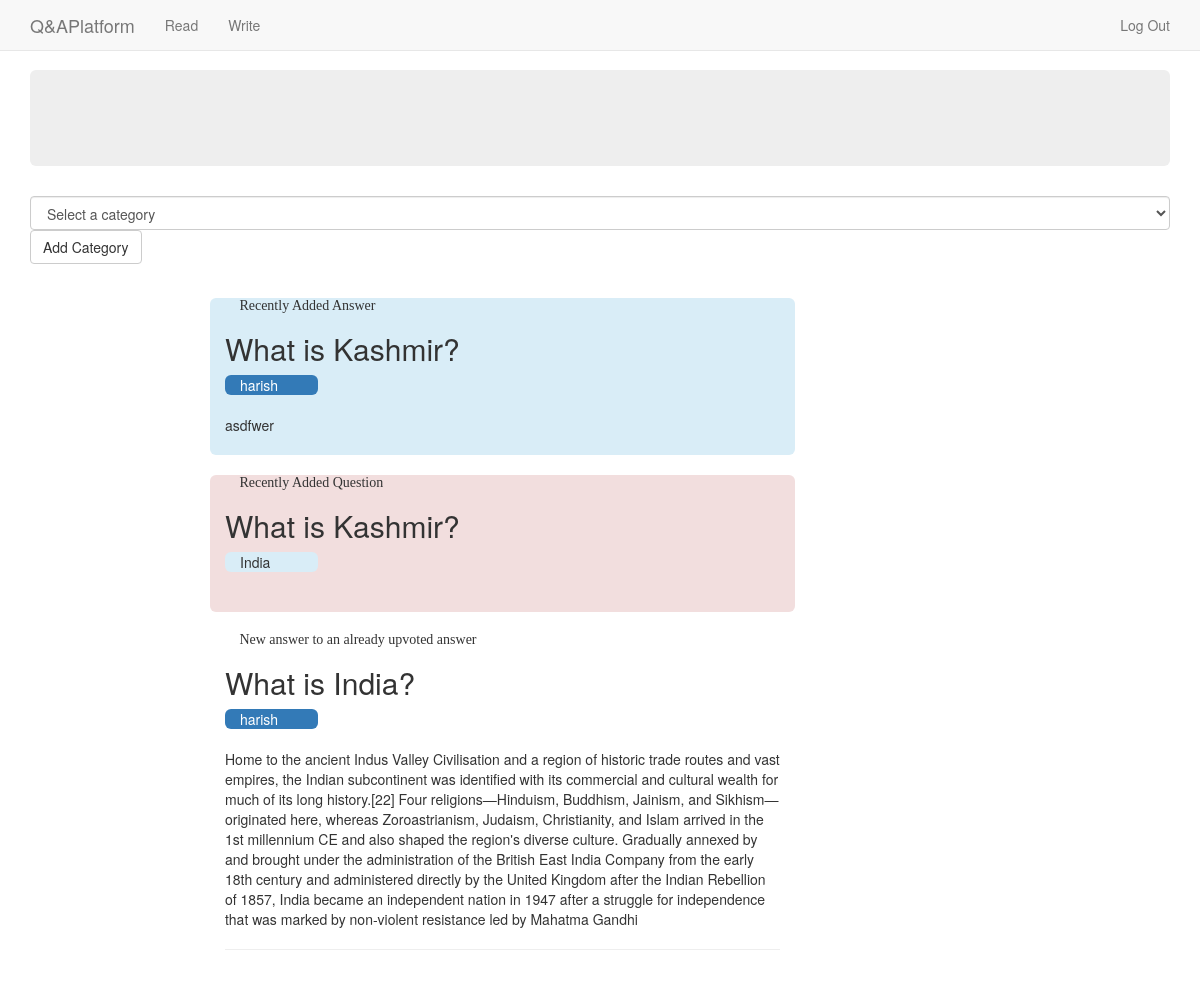
The page /read/ (signed in) on the database its author committed.
### QA/models.py (models this page shows, shortened)
class Answer(models.Model):
	answer_text = models.TextField(blank=False,null=True)
	timestamp = models.DateTimeField(auto_now_add=True, auto_now=False)
	question = models.ForeignKey(Question)
	author = models.ForeignKey(User)
	upvotes = models.IntegerField(default=0)
	faculty_upvote = models.IntegerField(default=0)
	verify = models.BooleanField(default=False)
	def __unicode__(self):
		return self.answer_text

class Question(models.Model):
	question_text = models.TextField(blank=False,null=True)
	upload = models.FileField(upload_to='uploads/%Y/%m/%d/',blank=True,null=True) #if null is true then NULL is set if no value
	timestamp = models.DateTimeField(auto_now_add=True, auto_now=False)# but in forms, set blank=True,form can be left.
	category1 = models.ForeignKey(Categories,blank=True,null=True,related_name='category1')
	category2 = models.ForeignKey(Categories,blank=True,null=True,related_name='category2')
	category3 = models.ForeignKey(Categories,blank=True,null=True,related_name='category3')
	category4 = models.ForeignKey(Categories,blank=True,null=True,related_name='category4')
	def __unicode__(self):
		return self.question_text

class Categories(models.Model):
	categories = models.CharField(max_length=120, blank=False,null=False)

### QA/views.py (the view)
# urls.py: url(r'^read/$', 'QA.views.read' ,name='read'),
def read(request):
	question_id = 2
	answer_id = 2
	answer = Answer.objects.get(pk = answer_id)
	Cuser = Customuser.objects.get(username=request.user.username)
	print Cuser
	c=Categories.objects.all()
	if request.POST:
		if Cuser.category is None:
			a = []
			a.append(int(request.POST.get("category","")))
		else:
			a = ast.literal_eval(Cuser.category)
			b = []
			b.append(int(request.POST.get("category","")))
			a= list(set(a)|set(b))
		Cuser.category = str(a)
		Cuser.save()
	if Cuser.category != None:
		categorylistofuser = ast.literal_eval(Cuser.category)
	else :
		categorylistofuser = []
	Qobjects = []
	for i in categorylistofuser:
		Qobjects += (Question.objects.filter(Q(Q(category1=i) |Q(category2=i)|Q(category3=i)|Q(category4=i))))
	Aobjects = []
	for i in Qobjects:
		Aobjects += Answer.objects.filter(question=i)
	LatestAobjects = []
	onesecond = timedelta(seconds=1)
	for i in Aobjects:
		if (i.timestamp-Cuser.last_login) > onesecond:
			LatestAobjects.append(i)
	print LatestAobjects
	print "Latest Questions"
	LatestQobjects = []
	for i in Qobjects:
		if (i.timestamp-Cuser.last_login) > onesecond:
			LatestQobjects.append(i)
	print LatestQobjects
	print "Latest new Answers in upvoted answer's question"
	Uobjects = Upvote.objects.filter(upvoted_user=Cuser)
	QofUobjects = []
	AofUobjects = []
	for i in Uobjects:
		QofUobjects.append(i.question)
		AofUobjects.append(i.answer)
	print QofUobjects
	othersAofUobjects = []
	otherAofUobjects  = []
	for i in QofUobjects:
		otherAofUobjects += Answer.objects.filter(question=i)
	for i in otherAofUobjects:
		if i not in AofUobjects:
			 othersAofUobjects.append(i)
	print othersAofUobjects
	LatestothersAofUobjects = []
	onesecond = timedelta(seconds=1)
	for i in othersAofUobjects:
		if (i.timestamp-Cuser.last_login) > onesecond:
			LatestothersAofUobjects.append(i)
	print LatestothersAofUobjects
	return render(request,'read.html',{"LatestAobjectslist":LatestAobjects,"LatestQobjectslist":LatestQobjects,
		"LatestothersAofUobjectslist":LatestothersAofUobjects,"categorylist":c})

### broadcasts/context_processors.py (called while the page is built)
def broadcast_message(request):
    return {"broadcast_message": BroadcastMessage.objects.latest()}

### broadcasts/managers.py (called while the page is built)
    def active(self):
        return super(BroadcastManager, self).filter(is_published=True)

    def current(self):
        return self.active().filter(end_time__gte=datetime.now()).filter(
            Q(Q(start_time__lte=datetime.now()) | Q(start_time=None)))

    def latest(self):
        try:
            return self.current().order_by("end_time")[0]
        except IndexError:
            return None

### QA/templates/read.html (shortened to what this page needs)
{% extends 'base.html' %}
{% load crispy_forms_tags %}
{% block read_container %}
<div class="container">
    <form action="" method="POST">{% csrf_token %}
        <select class="select form-control" id="id_category" name="category">
            <option value="0" selected="selected">Select a category</option>
        </select>
        <input class='btn btn-default' type='submit' value='Add Category'/>
    </form>
{%for answer in LatestAobjectslist %}
<br>
<div class="row">
  <div class="col-md-6 col-md-offset-2 bg-info img-rounded">
    <div >
    <span class="glyphicon glyphicon-chevron-up" aria-hidden="true"> Recently Added Answer</span>
   </div>
    <h2>{{answer.question}}</h2>
    <div class="col-xs-2 col-sm-2 bg-primary img-rounded">
    {{answer.author}}
    </div>
    <br>
    <br>
    {{answer}}
<br><br>
  </div>
</div>
{%endfor%}
{%for question in LatestQobjectslist %}
<br>
<div class="row">
  <div class="col-md-6 col-md-offset-2 bg-danger img-rounded">
    <div >
    <span class="glyphicon glyphicon-chevron-up" aria-hidden="true"> Recently Added Question</span>
    </div>
    <h2>{{question.question_text}}</h2>
    {%if question.category1.categories %}
    <div class="col-xs-2 col-sm-2 bg-info img-rounded">
    {{question.category1.categories}}
    </div>
    {%endif%}
    <br><br><br>
  </div>
</div>
{%endfor%}
{%for answer in LatestothersAofUobjectslist %}
<br>
<div class="row">
  <div class="col-md-6 col-md-offset-2">
    <div >
    <span class="glyphicon glyphicon-chevron-up" aria-hidden="true"> New answer to an already upvoted answer</span>
   </div>
    <h2>{{answer.question}}</h2>
    <div class="col-xs-2 col-sm-2 bg-primary img-rounded">
    {{answer.author}}
    </div>
    <br>
    <br>
    {{answer}}
    <hr>
  </div>
</div>
{%endfor%}
</div>
{% endblock %}

### static/our_static/css/navbar-static-top.css (style rules this page uses)
body { min-height: 2000px; }

### rows shown on the page
Answer: question "What is Kashmir?", author "harish", answer_text "asdfwer"
Question: question_text "What is Kashmir?", category1.categories "India"
Answer: question "What is India?", author "harish", answer_text "Home to the ancient Indus Valley Civilisation and a region of historic trade routes and vast empires, the Indian subcontinent was identified with its commercial and cultural wealth for much of its long history.[22] Four religions—Hinduism, Buddhism, Jainism, and Sikhism—originated here, whereas Zoroastrianism, Judaism, Christianity, and Islam arrived in the 1st millennium CE and also shaped the region's diverse culture. Gradually annexed by and brought under the administration of the British East India Company from the early 18th century and administered directly by the United Kingdom after the Indian Rebellion of 1857, India became an independent nation in 1947 after a struggle for…"
